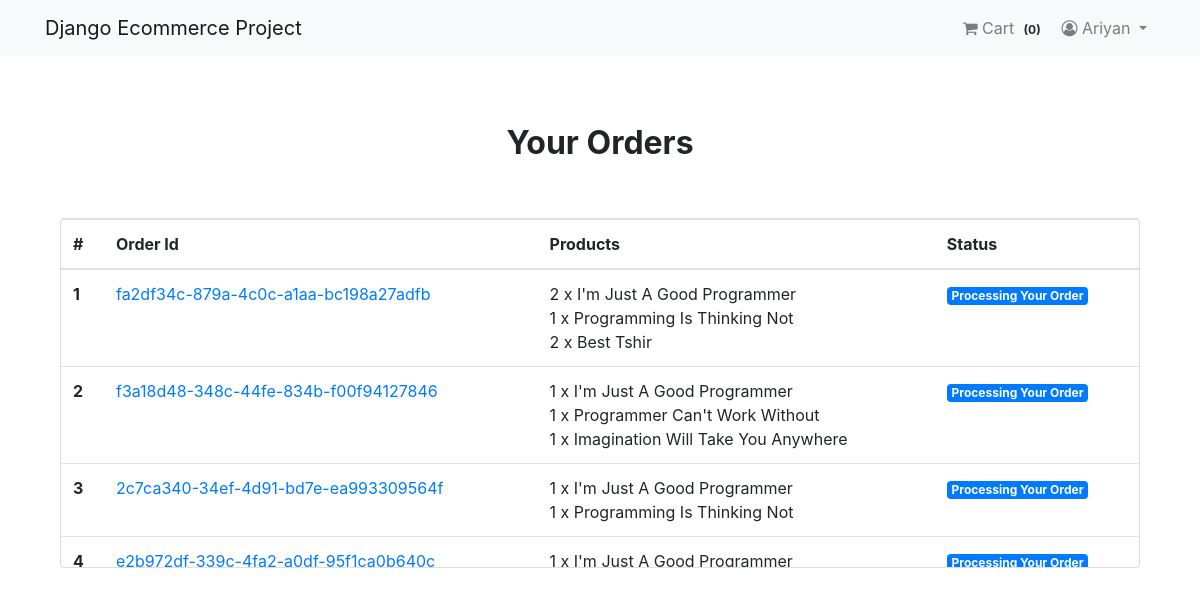
/payment/orders/ (signed in), run on the app's committed database.
### App_Login/models.py (models this page shows, shortened)
class User(AbstractBaseUser, PermissionsMixin):
    email = models.EmailField(unique=True, null=False)
    is_staff = models.BooleanField(
        ugettext_lazy('Staff'), default=False,
        help_text = ugettext_lazy('Designates whether the user can log in the site')
    )
    is_active = models.BooleanField(
        ugettext_lazy('active'),
        default=True,
        help_text = ugettext_lazy('Designates whether this user should be treatea as active')
    )
    USERNAME_FIELD = 'email'
    objects = MyUserManager()

class Profile(models.Model):
    user = models.OneToOneField(User, on_delete=models.CASCADE, related_name='profile')
    username = models.CharField(max_length=264, null=True, blank=True)
    full_name = models.CharField(max_length=264, null=True, blank=True)
    address_1 = models.TextField(max_length=300, null=True, blank=True)
    city = models.CharField(max_length=40, null=True, blank=True)
    zipcode = models.CharField(max_length=10, null=True, blank=True)
    country = models.CharField(max_length=20, null=True, blank=True)
    phone = models.CharField(max_length=20, null=True, blank=True)
    date_joined = models.DateTimeField(auto_now_add=True)

### App_Order/models.py (models this page shows, shortened)
class Order(models.Model):
    orderitems = models.ManyToManyField(Cart)
    user = models.ForeignKey(settings.AUTH_USER_MODEL, on_delete=models.CASCADE)
    ordered = models.BooleanField(default=False)
    created = models.DateTimeField(auto_now_add=True)
    paymentId = models.CharField(max_length=264, blank=True, null=True)
    orderId = models.CharField(max_length=200, blank=True, null=True)

class Cart(models.Model):
    user = models.ForeignKey(settings.AUTH_USER_MODEL, on_delete=models.CASCADE, related_name="cart")
    item = models.ForeignKey(Product, on_delete=models.CASCADE)
    quantity = models.IntegerField(default=1)
    purchased = models.BooleanField(default=False)
    created = models.DateTimeField(auto_now_add=True)
    updated = models.DateTimeField(auto_now=True)
    def __str__(self):
        return f'{self.quantity} x {self.item}'

### App_Shop/models.py (models this page shows)
class Product(models.Model):
    mainimage = models.ImageField(upload_to='Product')
    name = models.CharField(max_length=264)
    category = models.ForeignKey(Category, on_delete=models.CASCADE, related_name='category')
    preview_text = models.TextField(max_length=200, verbose_name='Preview Text')
    details_text = models.TextField(max_length=1000, verbose_name='Description')
    price = models.FloatField()
    old_price = models.FloatField(default=0.00)
    created = models.DateTimeField(auto_now_add=True)
    def __str__(self):
        return self.name
    class Meta:
        ordering = ['-created',]

### App_Payment/views.py (the view)
# urls.py: path('orders/', views.order_view, name="orders"),
@login_required
def order_view(request):
    try:
        orders = Order.objects.filter(user=request.user,ordered=True)
        context = {"orders":orders}
    except:
        messages.warning(request, "You do not have an active order")
        return redirect("App_Shop:home")
    return render(request, "App_Payment/order.html", context)

### App_Order/templatetags/cart_tag.py (called while the page is built)
@register.filter
def cart_total(user):
    order = Order.objects.filter(user=user, ordered=False)
    if order.exists():
        return order[0].orderitems.count()
    else:
        return 0

### templates/App_Payment/order.html
{% extends 'base.html' %}
{% block body_block %}
<div class="container mt-5">
  <h2 class="text-center"><strong>Your Orders</strong></h2>
  <div class="row">
    <div class="col-md-12">
      <div class="card mt-5">
        <div class="table-responsive">
          <table class="table">
            <thead>
              <tr>
                <th scope="col">#</th>
                <th scope="col">Order Id</th>
                <th scope="col">Products</th>
                <th scope="col">Status</th>
              </tr>
            </thead>
            <tbody>
              {% for order in orders %}
              <tr>
                <th scope="row"> {{ forloop.counter }} </th>
                <td><a href="#">{{ order.orderId }}</a></td>
                <td>
                  {% for item in order.orderitems.all %} {{ item }} <br> {% endfor %}
                </td>
                <td><span class="badge badge-primary">Processing Your Order</span> </td>
              </tr>
              {% endfor %}
            </tbody>
          </table>
        </div>
      </div>
    </div>
  </div>
</div>
{% endblock %}

### templates/navbar.html (shortened to what this page needs)
{% load cart_tag %}
<nav class="navbar navbar-expand-lg navbar-light bg-light">
  <div class="container">
    <a class="navbar-brand" href="{% url 'App_Shop:home' %}"> Django Ecommerce Project</a>
<div class="collapse navbar-collapse" id="navbarNav">
  <ul class="navbar-nav ml-auto">
    {% if request.user.is_authenticated %}
    <li class="nav-item">
 <a class="nav-link" href="{% url 'App_Order:cart' %}">
   <i class="fa fa-shopping-cart" aria-hidden="true"></i> Cart
<span class="badge badge-light"> ({{ request.user | cart_total }})</span>
 </a>
    </li>
  <li class="nav-item dropdown">
 <a class="nav-link dropdown-toggle" href="#" id="navbarDropdown" role="button"
 data-toggle="dropdown" aria-haspopup="true" aria-expanded="false">
<i class="fa fa-user-circle-o"></i> {{ request.user.profile.username }}  </a>
  </li>
{% else %}
 <li class="nav-item">
   <a href="{% url 'App_Login:login' %}" class="btn btn-info btn-sm"> Login</a>
   <a href="{% url 'App_Login:signup' %}" class="btn btn-info btn-sm"> Signup</a>
 </li>
{% endif %}
  </ul>
    </div>
  </div>
</nav>

### templates/base.html (style rules this page uses)
.card { height: 350px; }

### data on the page
User: user|cart_total "0", user.profile.username "Ariyan"
Order: orderId "fa2df34c-879a-4c0c-a1aa-bc198a27adfb"
Cart: quantity+item "2 x I'm Just A Good Programmer"
Cart: quantity+item "1 x Programming Is Thinking Not"
Cart: quantity+item "2 x Best Tshir"
Order: orderId "f3a18d48-348c-44fe-834b-f00f94127846"
Cart: quantity+item "1 x I'm Just A Good Programmer"
Cart: quantity+item "1 x Programmer Can't Work Without"
Cart: quantity+item "1 x Imagination Will Take You Anywhere"
Order: orderId "2c7ca340-34ef-4d91-bd7e-ea993309564f"
Cart: quantity+item "1 x I'm Just A Good Programmer"
Cart: quantity+item "1 x Programming Is Thinking Not"
Order: orderId "e2b972df-339c-4fa2-a0df-95f1ca0b640c"
Cart: quantity+item "1 x I'm Just A Good Programmer"
